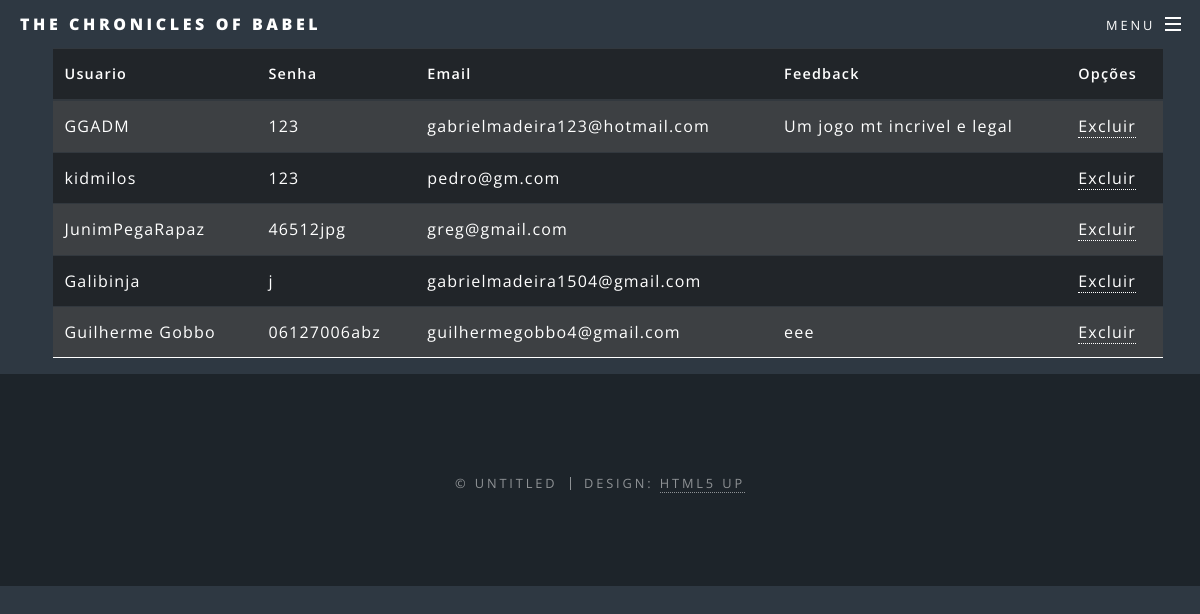
/veruser.php (signed in), run on the app's committed database.
### tables this page shows
CREATE TABLE `accounts` (
  `user_id` int(11) NOT NULL,
  `username` varchar(255) DEFAULT NULL,
  `password` varchar(255) DEFAULT NULL,
  `email` varchar(255) DEFAULT NULL,
  `role_id` int(11) NOT NULL,
  `created_on` timestamp NOT NULL DEFAULT current_timestamp() ON UPDATE current_timestamp(),
  `feedback` varchar(250) NOT NULL
);

### veruser.php (the view, shortened to what this page needs)
<!DOCTYPE HTML>
<html>
	<head>
		<link rel="stylesheet" href="assets/css/rpgm.css" />
		<link rel="stylesheet" href="https://stackpath.bootstrapcdn.com/bootstrap/4.1.3/css/bootstrap.min.css">
		<link rel="stylesheet" href="https://stackpath.bootstrapcdn.com/bootstrap/4.1.3/css/bootstrap.min.css">
	</head>
	<body class="is-preload">
			<div id="page-wrapper">
					<header id="header">
						<h1><a href="home.php">The Chronicles of Babel</a></h1>
						<?php
							include 'navbar.php'
						?>
					</header>
					<article id="main">
					<div class='row'>
        <div class='col-12'>
            <div class='container'>
			<table class="table table-hover table-dark">
		   <?php
                require("Conexão.php");
                $sql = "SELECT * FROM accounts ";
                $res = mysqli_query($con, $sql);
				 echo"<thead>
                    <tr>
                    <th scope='col'>Usuario</th>
                    <th scope='col'>Senha</th>
                    <th scope='col'>Email</th>
                    <th scope='col'>Feedback</th>
                    <th scope='col'>Opções</th>
                    </tr>
                </thead>
                <tbody>";
                $num_rows = mysqli_num_rows($res);
                if($num_rows > 0){
                    while($dados = mysqli_fetch_assoc($res)){
                        echo "<tr>
                                <td>".$dados['username']."</td>
                                <td>".$dados['password']."</td>
                                <td>".$dados['email']."</td>
                                <td>".$dados['feedback']."</td>
                                <td>
                                <a  btn-exclui' href='excluiconta.php?cod=".$dados['user_id']."' >Excluir</a></td>
                                </tr>";
                    }
                }else{
                    echo "<tr class='text-center'><td colspan='9'> Não há registros cadastrados! </td></tr>";
                }
                echo "</tbody>" ?></table>
            </div>
        </div>
    </div>
    <div>
					<footer id="footer">
						<ul class="copyright">
							<li>&copy; Untitled</li><li>Design: <a href="http://html5up.net">HTML5 UP</a></li>
						</ul>
					</footer>
			</div>
	</body>
</html>

### navbar.php (shortened to what this page needs)
<nav id="nav">
<link rel="stylesheet" href="assets/css/main.css" />
							<ul>
								<li class="special">
									<a href="#menu" class="menuToggle"><span>Menu</span></a>
								</li>
							</ul>
						</nav>

### data on the page
accounts: username "GGADM", password "123", email "gabrielmadeira123@hotmail.com", feedback "Um jogo mt incrivel e legal"
accounts: username "kidmilos", password "123", email "pedro@gm.com"
accounts: username "JunimPegaRapaz", password "46512jpg", email "greg@gmail.com"
accounts: username "Galibinja", password "j", email "gabrielmadeira1504@gmail.com"
accounts: username "Guilherme Gobbo", password "06127006abz", email "guilhermegobbo4@gmail.com", feedback "eee"
